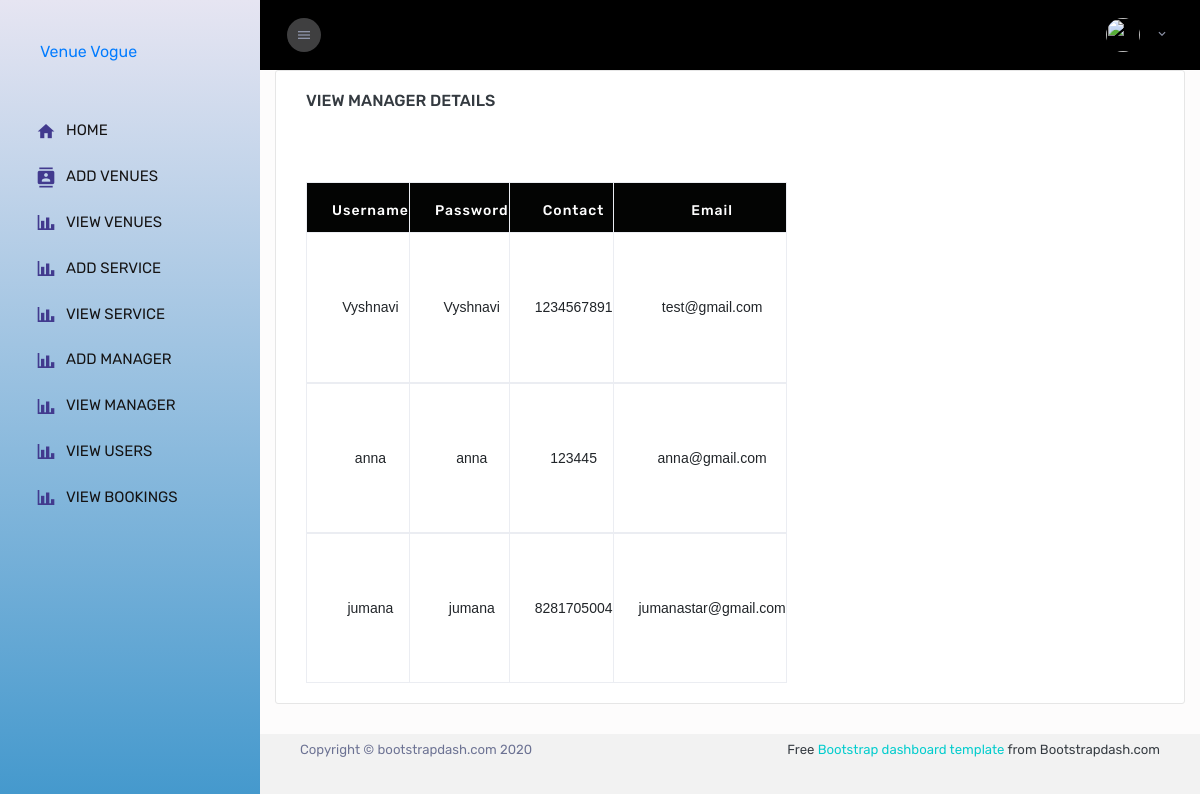
Screenshot of /admin_app/user/ with the database file from the repository.
### userapp/models.py (models this page shows)
class Register(models.Model):
    username = models.CharField(max_length=20)
    password = models.CharField(max_length=20)
    email = models.EmailField(max_length=20)
    phone = models.CharField(max_length=10)

### Adminapp/views.py (the view)
# urls.py: path('user/', views.user, name='user'),
def user(request):
    data = Register.objects.all()
    return render(request, 'user.html', {'data':data})

### Adminapp/templates/user.html (shortened to what this page needs)
{% extends 'venueadmin.html' %}
{% block content %}
</head>
<body>
<div class="scrollmenu">
<div class="col-lg-12 grid-margin stretch-card">
    <div class="card">
      <div class="card-body" style="width: 900px; ">
        <h4 class="card-title">VIEW MANAGER DETAILS</h4>
        <div class="table-responsive" >
          <table class="table table-bordered" style="width: 200px;">
            <thead >
              <tr>
                <th>Username</th>
                <th>Password</th>
                <th>Contact</th>
                <th>Email</th>
              </tr>
            </thead>
            {% for i in data %}
            <tbody>
                <tr>
                    <td>{{ i.username }}</td>
                    <td>{{ i.password }}</td>
                    <td>{{ i.phone }}</td>
                    <td>{{ i.email }}</td>
                </tr>
            </tbody>
            {% endfor %}
          </table>
        </div>
      </div>
    </div>
  </div>
{% endblock %}

### Adminapp/templates/user.html (style rules this page uses)
div.scrollmenu { background-color: #fdfcfc; overflow: auto; white-space: nowrap; }
.table { border-collapse:collapse; width: 95%; height: 100%; padding: 30px; margin-top: 60px; border-radius: 13px; text-align: center; vertical-align: middle; }
th { background-color: rgb(3, 4, 3); color: white; border: 1px solid rgb(190, 190, 190); height: 50px; letter-spacing: 1px; margin-right: 2PX; }
td { height: 150px; width: 3px; font-size: 14px; font-family: arial; }

### rows the page displays
Register: username "Vyshnavi", password "Vyshnavi", phone "1234567891", email "test@gmail.com"
Register: username "anna", password "anna", phone "123445", email "anna@gmail.com"
Register: username "jumana", password "jumana", phone "8281705004", email "jumanastar@gmail.com"
